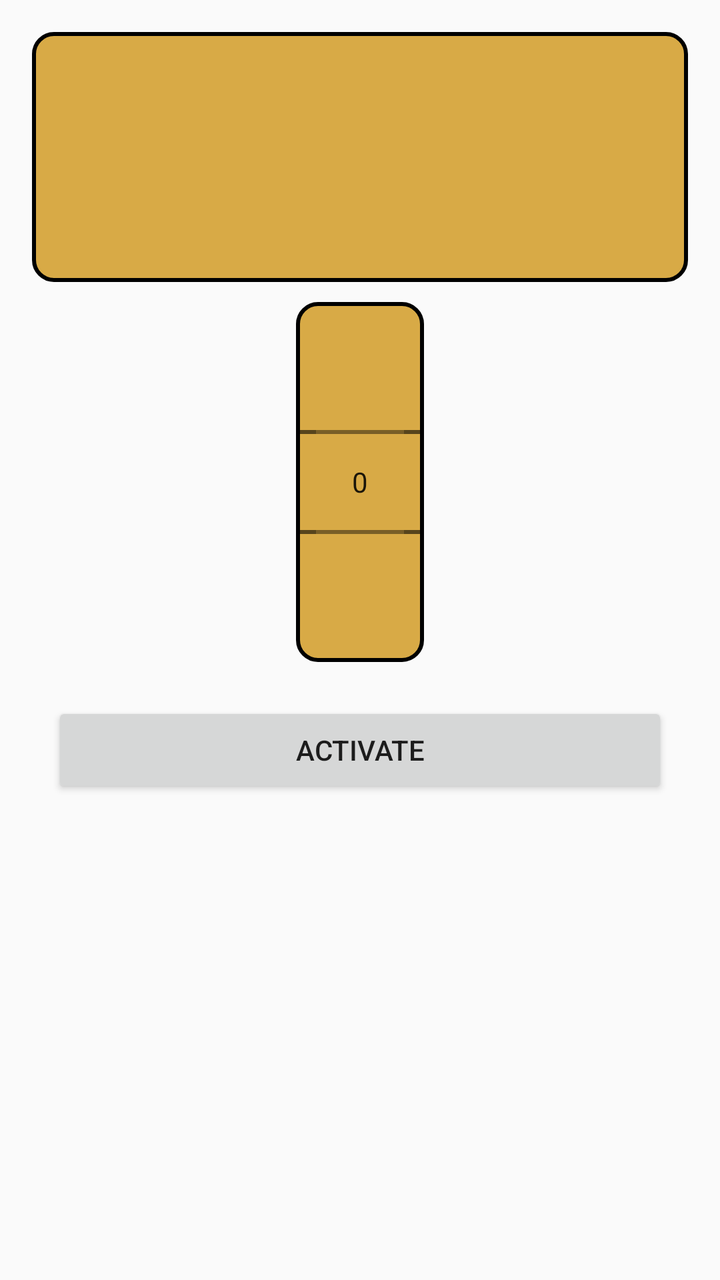
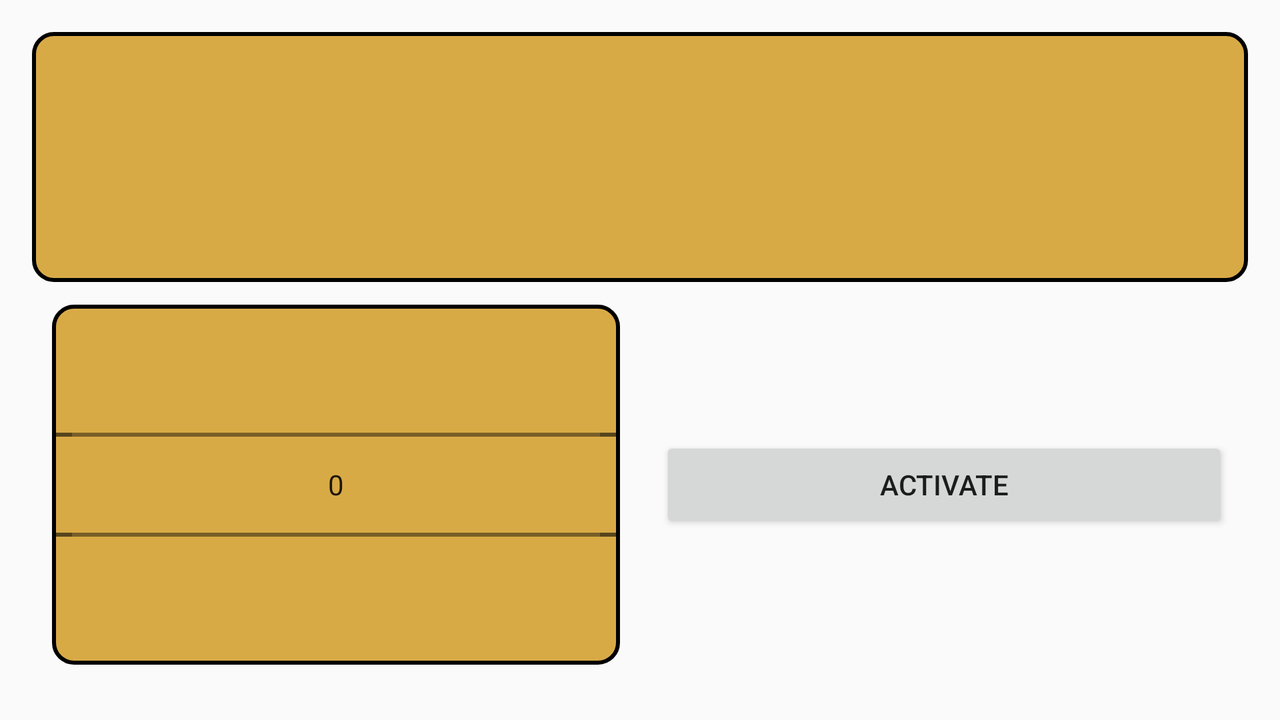

Two renders of one Android screen. The first uses the default layout on a phone; the second uses the alternative layout the repository ships for a different screen configuration, on a matching device. The two XML files are below.
<!-- AndroidManifest.xml: application theme AppTheme -->
<!-- res/layout/fragment_fourth_step_settings.xml -->
<?xml version="1.0" encoding="utf-8"?>
<LinearLayout xmlns:android="http://schemas.android.com/apk/res/android"
    android:layout_width="match_parent"
    android:layout_height="match_parent"
    android:orientation="vertical"
    android:padding="@dimen/activity_vertical_margin">

    <LinearLayout
        android:layout_width="match_parent"
        android:layout_height="wrap_content"
        android:background="@drawable/item_background"
        android:orientation="vertical">

        <TextView
            android:id="@+id/setDirTextView"
            style="@style/FolderListItemTextView"
            android:layout_width="match_parent"
            android:layout_height="wrap_content"
            android:padding="@dimen/padding_for_item" />

        <TextView
            android:id="@+id/start_time_text"
            style="@style/FolderListItemTextView"
            android:layout_width="match_parent"
            android:layout_height="wrap_content"
            android:gravity="center"
            android:padding="@dimen/padding_for_item" />

        <TextView
            android:id="@+id/end_time_text"
            style="@style/FolderListItemTextView"
            android:layout_width="match_parent"
            android:layout_height="wrap_content"
            android:layout_gravity="center"
            android:gravity="center"
            android:padding="@dimen/padding_for_item" />
    </LinearLayout>

    <NumberPicker

        android:id="@+id/intervalNumber"
        android:layout_width="wrap_content"
        android:layout_height="wrap_content"
        android:layout_gravity="center"
        android:layout_margin="@dimen/padding_for_item"
        android:background="@drawable/item_background"
        android:gravity="center"
        android:padding="@dimen/padding_for_item" />

    <Button
        android:id="@+id/startService"
        android:layout_width="match_parent"
        android:layout_height="wrap_content"
        android:layout_margin="@dimen/padding_for_item"
        android:text="@string/start_service"
        android:textSize="14sp" />

</LinearLayout>
<!-- resources referenced by this layout -->
<resources>
  <dimen name="activity_vertical_margin">16dp</dimen>
  <dimen name="padding_for_item">10dp</dimen>
  <!-- drawable item_background (drawable) -->
  <?xml version="1.0" encoding="UTF-8"?>
  <shape xmlns:android="http://schemas.android.com/apk/res/android"
      android:padding="5dp"
      android:shape="rectangle">
      <corners android:radius="@dimen/item_conner_radius_area" />
      <solid android:color="#dfd49f2d" />
      <stroke
          android:width="2dp"
          android:color="@android:color/background_dark"></stroke>
  
  </shape>
  <string name="start_service">Activate</string>
  <style name="FolderListItemTextView">
          <item name="android:textColor">@android:color/black</item>
          <item name="android:textSize">16sp</item>
          <item name="android:layout_gravity">center_vertical</item>
      </style>
  <style name="AppTheme" parent="Theme.AppCompat.Light.DarkActionBar">
          
          <item name="colorPrimary">@color/colorPrimary</item>
          <item name="colorPrimaryDark">@color/colorPrimaryDark</item>
          <item name="colorAccent">@color/colorAccent</item>
      </style>
  <dimen name="item_conner_radius_area">10dp</dimen>
  <color name="colorPrimary">#da7f00</color>
  <color name="colorPrimaryDark">#da7f00</color>
  <color name="colorAccent">#b4d49f2d</color>
</resources>
<!-- res/layout-land/fragment_fourth_step_settings.xml (the repository's variant of the layout above) -->
<!-- drawn on the phone turned sideways -->
<?xml version="1.0" encoding="utf-8"?>
<LinearLayout xmlns:android="http://schemas.android.com/apk/res/android"
    android:layout_width="match_parent"
    android:layout_height="match_parent"
    android:orientation="vertical"
    android:padding="@dimen/activity_vertical_margin">

    <LinearLayout
        android:layout_width="match_parent"
        android:layout_height="wrap_content"
        android:background="@drawable/item_background"
        android:orientation="vertical">

        <TextView
            android:id="@+id/setDirTextView"
            style="@style/FolderListItemTextView"
            android:layout_width="match_parent"
            android:layout_height="wrap_content"
            android:padding="@dimen/padding_for_item" />

        <TextView
            android:id="@+id/start_time_text"
            style="@style/FolderListItemTextView"
            android:layout_width="match_parent"
            android:layout_height="wrap_content"
            android:gravity="center"
            android:padding="@dimen/padding_for_item" />

        <TextView
            android:id="@+id/end_time_text"
            style="@style/FolderListItemTextView"
            android:layout_width="match_parent"
            android:layout_height="wrap_content"
            android:layout_gravity="center"
            android:gravity="center"
            android:padding="@dimen/padding_for_item" />
    </LinearLayout>

    <LinearLayout
        android:layout_width="match_parent"
        android:layout_height="match_parent"
        android:orientation="horizontal">

        <NumberPicker
            android:layout_gravity="center"
            android:layout_weight="1"
            android:id="@+id/intervalNumber"
            android:layout_width="match_parent"
            android:layout_height="wrap_content"
            android:layout_margin="@dimen/padding_for_item"
            android:background="@drawable/item_background"
            android:gravity="center"
            android:orientation="horizontal"
            android:padding="@dimen/padding_for_item" />

        <Button
            android:layout_gravity="center"
            android:layout_weight="1"
            android:id="@+id/startService"
            android:layout_width="match_parent"
            android:layout_height="wrap_content"
            android:layout_margin="@dimen/padding_for_item"
            android:text="@string/start_service"
            android:textSize="14sp" />
    </LinearLayout>


</LinearLayout>
